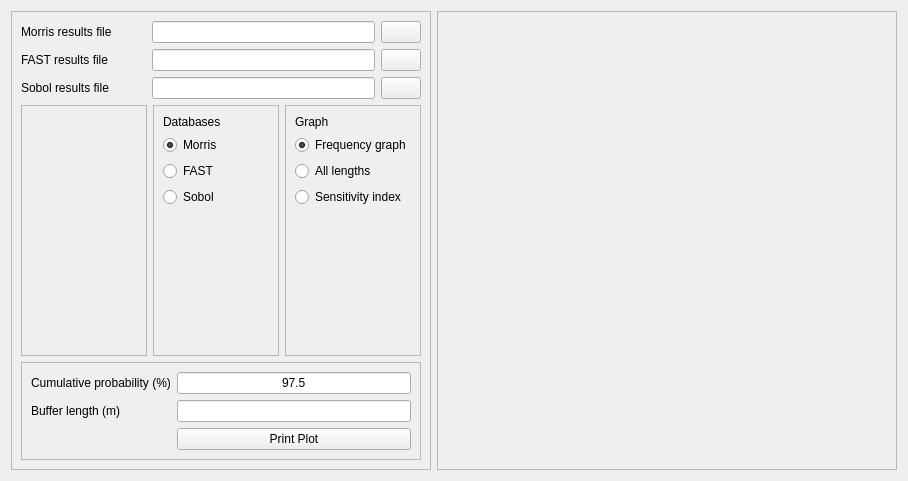
          <widget class="QWidget" name="scrollAreaWidgetContents_19">
           <property name="geometry">
            <rect>
             <x>0</x>
             <y>0</y>
             <width>908</width>
             <height>481</height>
            </rect>
           </property>
           <layout class="QGridLayout" name="gridLayout_65">
            <item row="0" column="1">
             <widget class="QFrame" name="frame_77">
              <property name="minimumSize">
               <size>
                <width>460</width>
                <height>0</height>
               </size>
              </property>
              <property name="frameShape">
               <enum>QFrame::StyledPanel</enum>
              </property>
              <property name="frameShadow">
               <enum>QFrame::Raised</enum>
              </property>
             </widget>
            </item>
            <item row="0" column="0">
             <widget class="QFrame" name="frame_78">
              <property name="frameShape">
               <enum>QFrame::StyledPanel</enum>
              </property>
              <property name="frameShadow">
               <enum>QFrame::Raised</enum>
              </property>
              <layout class="QGridLayout" name="gridLayout_67">
               <item row="0" column="0" colspan="3">
                <layout class="QHBoxLayout" name="horizontalLayout_147">
                 <item>
                  <widget class="QLabel" name="label_157">
                   <property name="minimumSize">
                    <size>
                     <width>125</width>
                     <height>0</height>
                    </size>
                   </property>
                   <property name="text">
                    <string>Morris results file</string>
                   </property>
                  </widget>
                 </item>
                 <item>
                  <widget class="QLineEdit" name="csv_results_morris_design_uncertainity">
                   <property name="minimumSize">
                    <size>
                     <width>213</width>
                     <height>0</height>
                    </size>
                   </property>
                   <property name="alignment">
                    <set>Qt::AlignCenter</set>
                   </property>
                  </widget>
                 </item>
                 <item>
                  <widget class="QPushButton" name="browse_design_sensitivity">
                   <property name="text">
                    <string/>
                   </property>
                  </widget>
                 </item>
                </layout>
               </item>
               <item row="4" column="0" colspan="3">
                <widget class="QFrame" name="frame_38">
                 <property name="frameShape">
                  <enum>QFrame::StyledPanel</enum>
                 </property>
                 <property name="frameShadow">
                  <enum>QFrame::Raised</enum>
                 </property>
                 <layout class="QGridLayout" name="gridLayout_66">
                  <item row="0" column="1">
                   <widget class="QLineEdit" name="cumulative_probability_sensitivity_design">
                    <property name="text">
                     <string>97.5</string>
                    </property>
                    <property name="alignment">
                     <set>Qt::AlignCenter</set>
                    </property>
                   </widget>
                  </item>
                  <item row="0" column="0">
                   <widget class="QLabel" name="label_90">
                    <property name="text">
                     <string>Cumulative probability (%)</string>
                    </property>
                   </widget>
                  </item>
                  <item row="1" column="1">
                   <widget class="QLineEdit" name="buffer_length_sensitivity_design">
                    <property name="alignment">
                     <set>Qt::AlignCenter</set>
                    </property>
                   </widget>
                  </item>
                  <item row="1" column="0">
                   <widget class="QLabel" name="label_91">
                    <property name="text">
                     <string>Buffer length (m)</string>
                    </property>
                   </widget>
                  </item>
                  <item row="2" column="1">
                   <widget class="QPushButton" name="print_graph_design_uncertainity">
                    <property name="text">
                     <string>Print Plot</string>
                    </property>
                   </widget>
                  </item>
                 </layout>
                </widget>
               </item>
               <item row="3" column="1">
                <widget class="QFrame" name="frame_37">
                 <property name="frameShape">
                  <enum>QFrame::StyledPanel</enum>
                 </property>
                 <property name="frameShadow">
                  <enum>QFrame::Raised</enum>
                 </property>
                 <layout class="QVBoxLayout" name="verticalLayout_28">
                  <item>
                   <widget class="QLabel" name="label_77">
                    <property name="text">
                     <string>Databases</string>
                    </property>
                   </widget>
                  </item>
                  <item>
                   <widget class="QRadioButton" name="radio_morris_design">
                    <property name="text">
                     <string>Morris</string>
                    </property>
                    <property name="checked">
                     <bool>true</bool>
                    </property>
                   </widget>
                  </item>
                  <item>
                   <widget class="QRadioButton" name="radio_fast_design">
                    <property name="text">
                     <string>FAST</string>
                    </property>
                   </widget>
                  </item>
                  <item>
                   <widget class="QRadioButton" name="radio_sobol_design">
                    <property name="text">
                     <string>Sobol</string>
                    </property>
                   </widget>
                  </item>
                  <item>
                   <spacer name="verticalSpacer_22">
                    <property name="orientation">
                     <enum>Qt::Vertical</enum>
                    </property>
                    <property name="sizeHint" stdset="0">
                     <size>
                      <width>20</width>
                      <height>40</height>
                     </size>
                    </property>
                   </spacer>
                  </item>
                 </layout>
                </widget>
               </item>
               <item row="3" column="2">
                <widget class="QFrame" name="frame_40">
                 <property name="frameShape">
                  <enum>QFrame::StyledPanel</enum>
                 </property>
                 <property name="frameShadow">
                  <enum>QFrame::Raised</enum>
                 </property>
                 <layout class="QGridLayout" name="gridLayout_64">
                  <item row="4" column="0">
                   <spacer name="verticalSpacer_21">
                    <property name="orientation">
                     <enum>Qt::Vertical</enum>
                    </property>
                    <property name="sizeHint" stdset="0">
                     <size>
                      <width>20</width>
                      <height>40</height>
                     </size>
                    </property>
                   </spacer>
                  </item>
                  <item row="1" column="0">
                   <widget class="QRadioButton" name="radio_frequency_design">
                    <property name="text">
                     <string>Frequency graph</string>
                    </property>
                    <property name="checked">
                     <bool>true</bool>
                    </property>
                   </widget>
                  </item>
                  <item row="0" column="0">
                   <widget class="QLabel" name="label_89">
                    <property name="text">
                     <string>Graph</string>
                    </property>
                   </widget>
                  </item>
                  <item row="2" column="0">
                   <widget class="QRadioButton" name="radio_all_lengths">
                    <property name="text">
                     <string>All lengths</string>
                    </property>
                   </widget>
                  </item>
                  <item row="3" column="0">
                   <widget class="QRadioButton" name="radio_sensitivity_index">
                    <property name="text">
                     <string>Sensitivity index</string>
                    </property>
                   </widget>
                  </item>
                 </layout>
                </widget>
               </item>
               <item row="3" column="0">
                <widget class="QFrame" name="frame_39">
                 <property name="frameShape">
                  <enum>QFrame::StyledPanel</enum>
                 </property>
                 <property name="frameShadow">
                  <enum>QFrame::Raised</enum>
                 </property>
                </widget>
               </item>
               <item row="1" column="0" colspan="3">
                <layout class="QHBoxLayout" name="horizontalLayout_148">
                 <item>
                  <widget class="QLabel" name="label_158">
                   <property name="minimumSize">
                    <size>
                     <width>125</width>
                     <height>0</height>
                    </size>
                   </property>
                   <property name="text">
                    <string>FAST results file</string>
                   </property>
                  </widget>
                 </item>
                 <item>
                  <widget class="QLineEdit" name="csv_results_fast_design_uncertainity">
                   <property name="minimumSize">
                    <size>
                     <width>213</width>
                     <height>0</height>
                    </size>
                   </property>
                   <property name="alignment">
                    <set>Qt::AlignCenter</set>
                   </property>
                  </widget>
                 </item>
                 <item>
                  <widget class="QPushButton" name="browse_fast_csv_design_sensitivity">
                   <property name="text">
                    <string/>
                   </property>
                  </widget>
                 </item>
                </layout>
               </item>
               <item row="2" column="0" colspan="3">
                <layout class="QHBoxLayout" name="horizontalLayout_149">
                 <item>
                  <widget class="QLabel" name="label_159">
                   <property name="minimumSize">
                    <size>
                     <width>125</width>
                     <height>0</height>
                    </size>
                   </property>
                   <property name="text">
                    <string>Sobol results file</string>
                   </property>
                  </widget>
                 </item>
                 <item>
                  <widget class="QLineEdit" name="csv_results_sobol_design_uncertainity">
                   <property name="minimumSize">
                    <size>
                     <width>213</width>
                     <height>0</height>
                    </size>
                   </property>
                   <property name="alignment">
                    <set>Qt::AlignCenter</set>
                   </property>
                  </widget>
                 </item>
                 <item>
                  <widget class="QPushButton" name="browse_sobol_design_sensitivity">
                   <property name="text">
                    <string/>
                   </property>
                  </widget>
                 </item>
                </layout>
               </item>
              </layout>
             </widget>
            </item>
           </layout>
          </widget>
